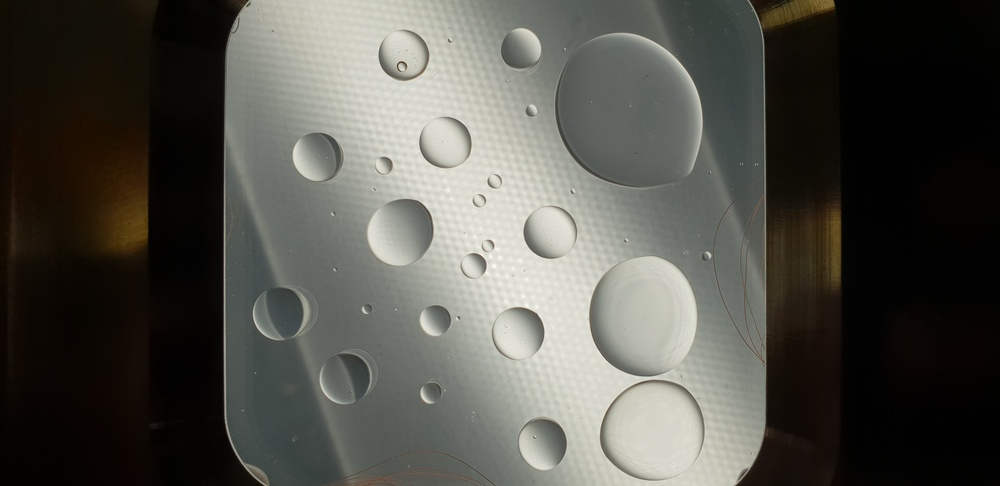
%> input picture Water Drop Detection/20190205_131506.jpg, 1000 x 486 px, shrunk from 4032 x 1960 before the run
$ octave droplet.m   (GNU Octave 9; MATLAB toolbox functions it lacks are replaced by stand-ins)
%> lines starting %> are read from the running program, lines starting %| are printed output that depends on the picture; in (x1, y1, x2, y2) boxes, pixels count from 0 and x2, y2 are one past the last pixel; in counts of white or black regions, pixels touching at a corner belong together; the program's own positions count from 1
close all;
clear all;

%read image - place images and code file the same folder
img = (imread('20190205_131506.jpg'));
%> img is the input picture: size 486x1000x3 uint8; mean R, G, B 82.6, 82.2, 75.6


%convert colored image to grayscale
img_gray = rgb2gray(img);

figure, imshow(img_gray);

%Filter image for easier edge detection
img_filter = img_gray;

%Edge detection - sharp edges in image are detected
[~, threshold] = edge(img_filter, 'canny');
%> threshold = [0.0945 0.236]
fudgeFactor = 2.0;
img_edge = edge(img_filter, 'canny', threshold * fudgeFactor);
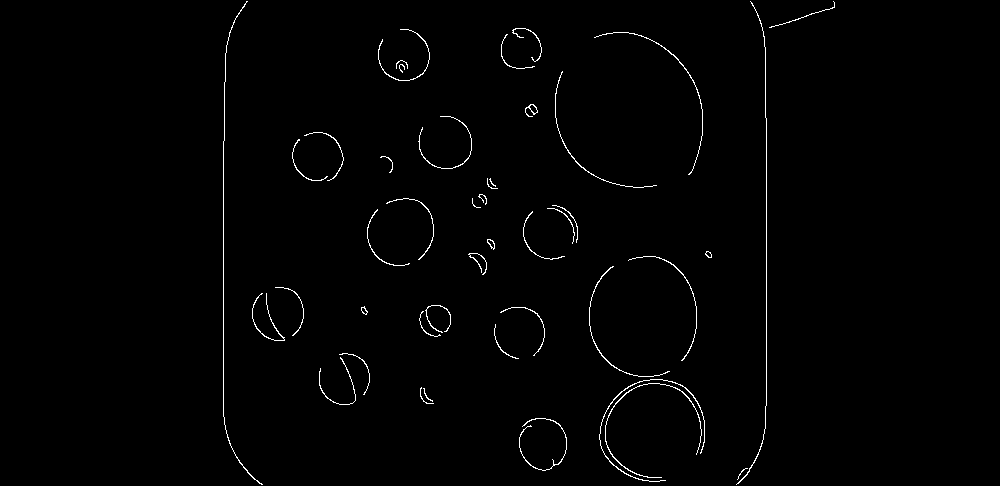
%> img_edge: size 486x1000 logical; 1% white in thin lines or dots, all inside (x1, y1, x2, y2) = (223, 1, 835, 485)
figure, imshow(img_edge), title('edge detection')


%create structuring element for filtering process
se_disk = strel('disk',10);

%Dilate image to make the droplet edges complete without a break, its like
%filing a pot-hole on the road with sand

img_dilated = imdilate(img_edge, se_disk);
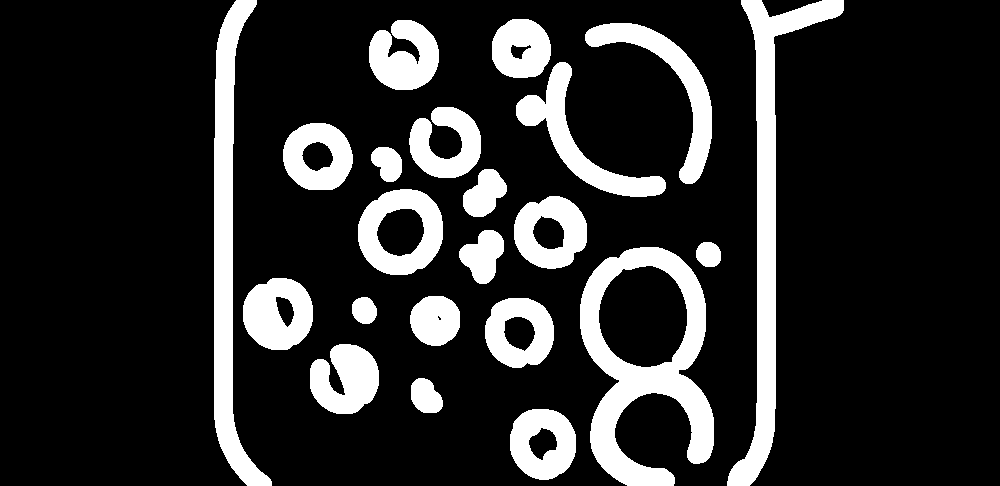
%> img_dilated: size 486x1000 logical; 17.3% white; 22 white regions, largest, box (x1, y1, x2, y2) and area: (580, 247, 714, 486) 13075, (727, 0, 844, 486) 11093, (214, 0, 272, 486) 9701
figure, imshow(img_dilated), title('dilate')


% Remove stuff touching the image border and fill complete objects
img_clearborder = imclearborder(img_dilated, 4);
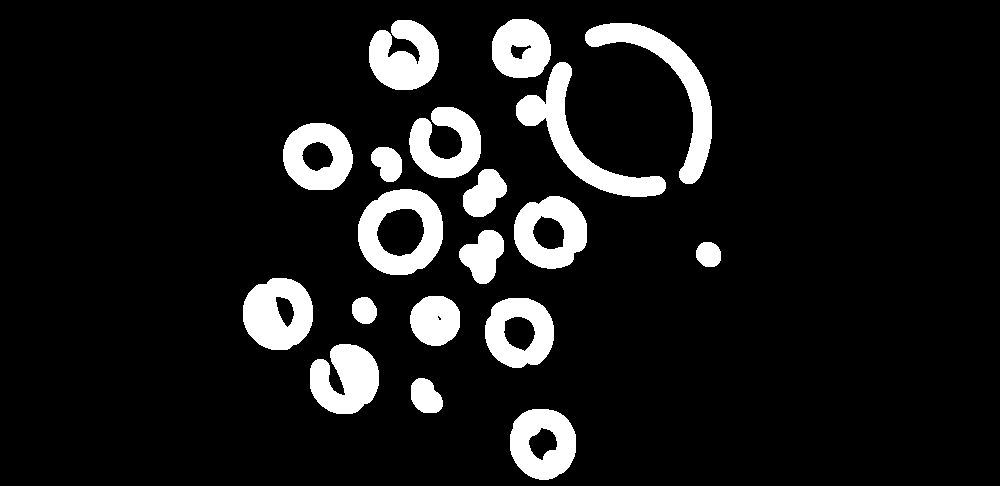
%> img_clearborder: size 486x1000 logical; 10.4% white; 19 white regions, largest, box (x1, y1, x2, y2) and area: (516, 62, 666, 197) 4685, (585, 23, 712, 184) 4577, (358, 189, 443, 275) 4139

%all the connected rings/edges detected in above step are filled
img_fill = imfill(img_clearborder, 'holes');
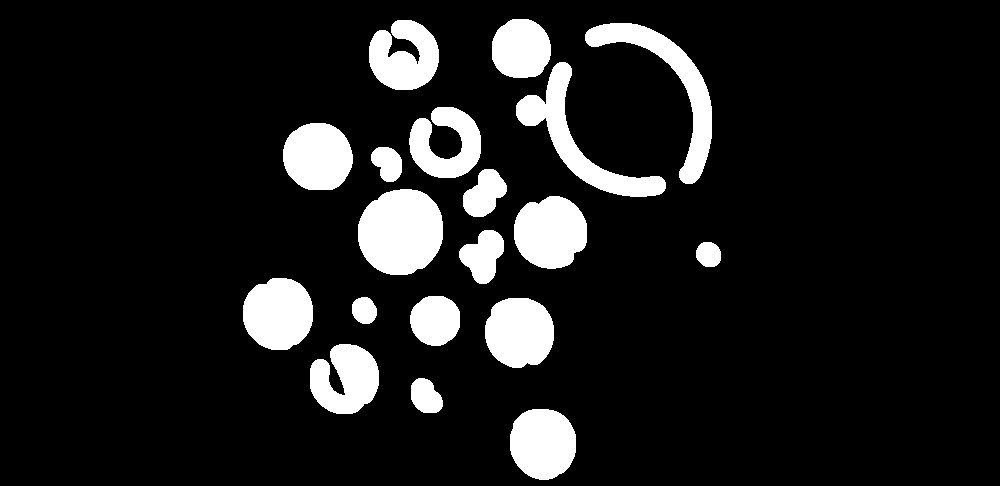
%> img_fill: size 486x1000 logical; 11.4% white; 19 white regions, largest, box (x1, y1, x2, y2) and area: (358, 189, 443, 275) 5846, (516, 62, 666, 197) 4685, (585, 23, 712, 184) 4577
figure, imshow(img_fill), title('fill holes')

% Erode image to make a clear cut between objects, two different droplets
se_diamond = strel('diamond',10);
img_erode = imerode(img_fill,se_diamond);
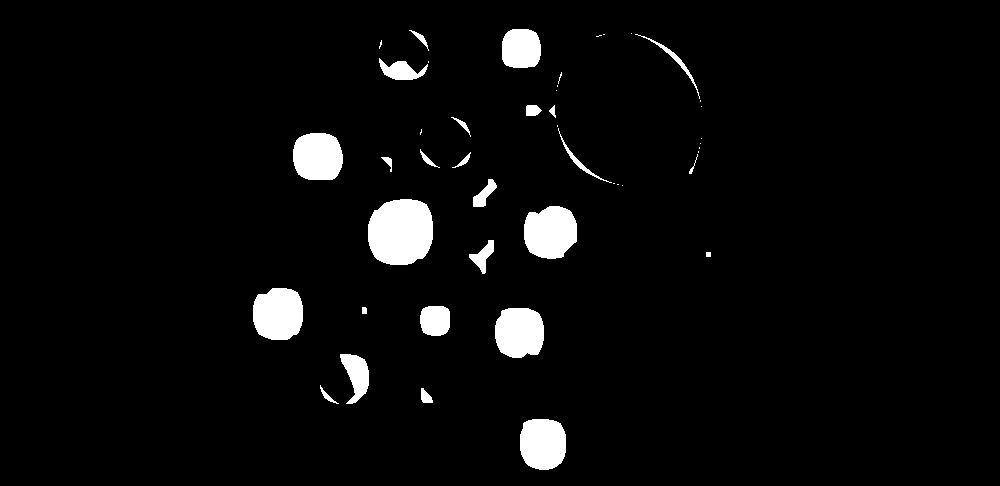
%> img_erode: size 486x1000 logical; 4.1% white; 45 white regions (19 under 20 px), largest, box (x1, y1, x2, y2) and area: (368, 199, 433, 265) 3596, (524, 206, 577, 259) 2269, (253, 288, 303, 340) 2198
for k=1:3
    img_erode = imerode(img_erode,se_diamond);
end
%> this loop made 3 passes
%> pass 1, `img_erode = imerode(img_erode,se_diamond);`:
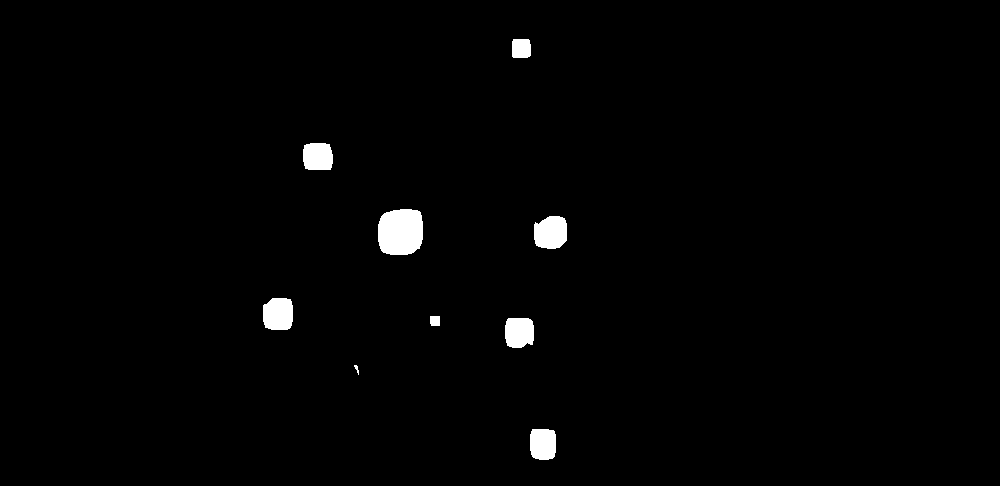
%> img_erode: size 486x1000 logical; 1.3% white; 9 white regions, largest, box (x1, y1, x2, y2) and area: (378, 209, 423, 255) 1834, (534, 216, 567, 249) 928, (263, 298, 293, 330) 868
%> pass 3, `img_erode = imerode(img_erode,se_diamond);`:
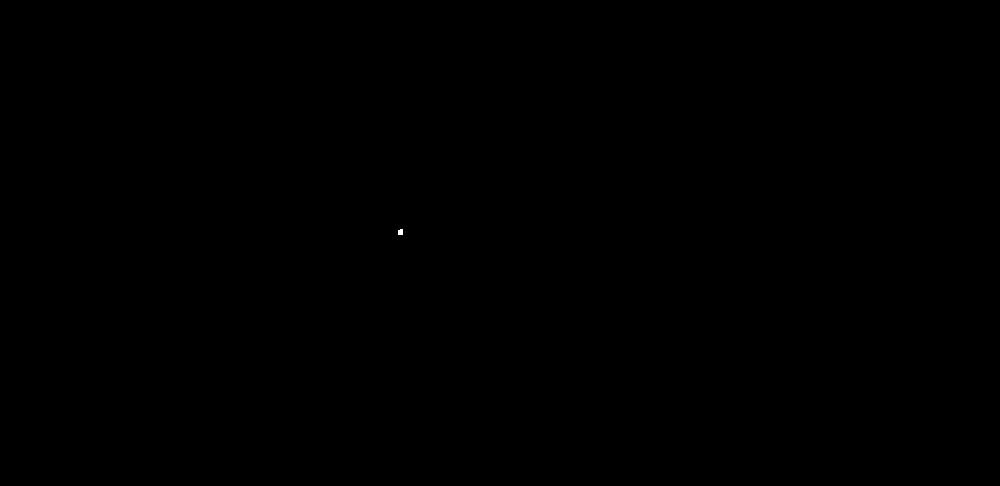
%> img_erode: size 486x1000 logical; 0.01% white; 1 white region, box (x1, y1, x2, y2) and area: (398, 229, 403, 235) 28

%noisy objects corresponding to noise are removed
img_nosmall = bwareaopen(img_erode,200); % Remove small objects (noise)
%> img_nosmall: size 486x1000 logical; every value is 0
figure, imshow(img_nosmall), title('erode')

[B, L] = bwboundaries(img_nosmall);
%> L: size 486x1000 double; every value is 0
%> B = {}
figure, imshow(label2rgb(L, @jet, [.5 .5 .5])), title('boundaries')

hold on
for k = 1:length(B)
  boundary = B{k};
  plot(boundary(:,2), boundary(:,1), 'w', 'LineWidth', 2)
end
%> this loop made 0 passes

%Area and centroid are retrieved using region props function
stats = regionprops(L,img(:,:,1),...
    'Area','Centroid','Orientation','EquivDiameter','Image','BoundingBox');
%> stats = 0 regions


%printing area of drop
 for k = 1:length(B)
     boundary = B{k};

     area = stats(k).Area;
     area_string = sprintf('%2.2f',stats(k).Area);
     centroid = stats(k).Centroid;
     plot(centroid(1),centroid(2),'ko');

     text(boundary(1,2)-35,boundary(1,1)+13,area_string,'Color','y','FontSize',10,'FontWeight','bold');
     %text(area,'Color','y','FontSize',14,'FontWeight','bold');
 end

$ run again, with Water Drop Detection/20190205_131428.jpg copied over Water Drop Detection/20190205_131506.jpg
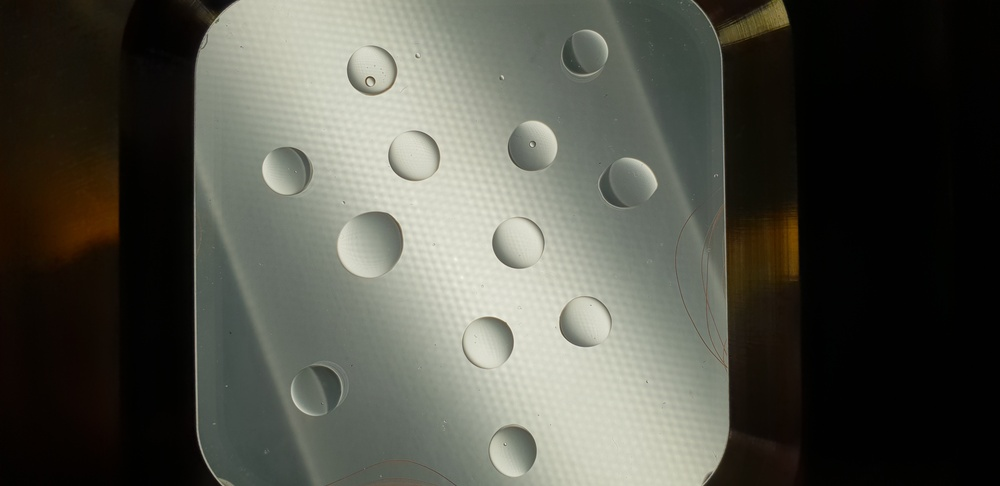
%> input picture Water Drop Detection/20190205_131428.jpg, 1000 x 486 px, shrunk from 4032 x 1960 before the run
%> img is the input picture: size 486x1000x3 uint8; mean R, G, B 81.7, 82.3, 73.4
%> threshold = [0.0977 0.244]
%> `img_edge = edge(img_filter, 'canny', threshold * fudgeFactor);`:
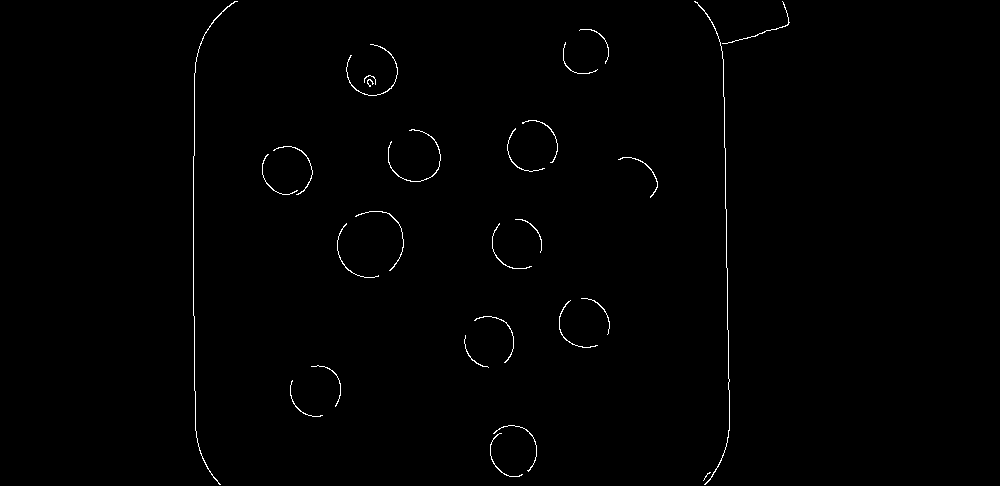
%> img_edge: size 486x1000 logical; 0.63% white in thin lines or dots, all inside (x1, y1, x2, y2) = (193, 1, 790, 485)
%> img_dilated: size 486x1000 logical; 11.8% white; 14 white regions, largest, box (x1, y1, x2, y2) and area: (685, 0, 799, 486) 11481, (184, 0, 247, 486) 9780, (328, 202, 413, 287) 4090
%> img_clearborder: size 486x1000 logical; 6.8% white; 11 white regions, largest, box (x1, y1, x2, y2) and area: (328, 202, 413, 287) 4090, (337, 35, 407, 105) 3411, (498, 111, 567, 181) 3125
%> img_fill: size 486x1000 logical; 8% white; 11 white regions, largest, box (x1, y1, x2, y2) and area: (328, 202, 413, 287) 5766, (498, 111, 567, 181) 3825, (550, 289, 619, 357) 3760
%> the loop `for k=1:3` made 3 passes
%> pass 1, `img_erode = imerode(img_erode,se_diamond);`:
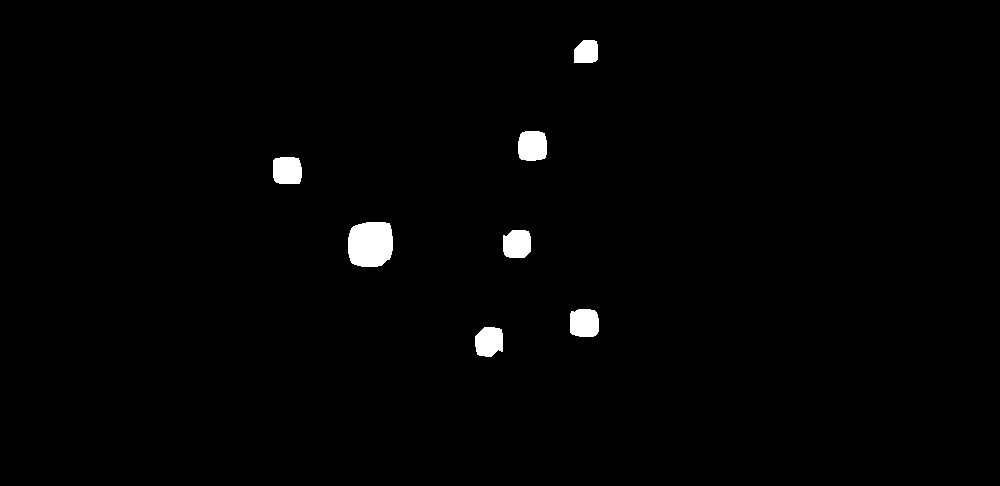
%> img_erode: size 486x1000 logical; 1.2% white; 7 white regions, largest, box (x1, y1, x2, y2) and area: (348, 222, 393, 267) 1793, (518, 131, 547, 161) 787, (570, 309, 599, 337) 743
%> img_nosmall: size 486x1000 logical; every value is 0
%> L: size 486x1000 double; every value is 0
%> B = {}
%> stats = 0 regions

$ run again, with Water Drop Detection/1.jpg copied over Water Drop Detection/20190205_131506.jpg
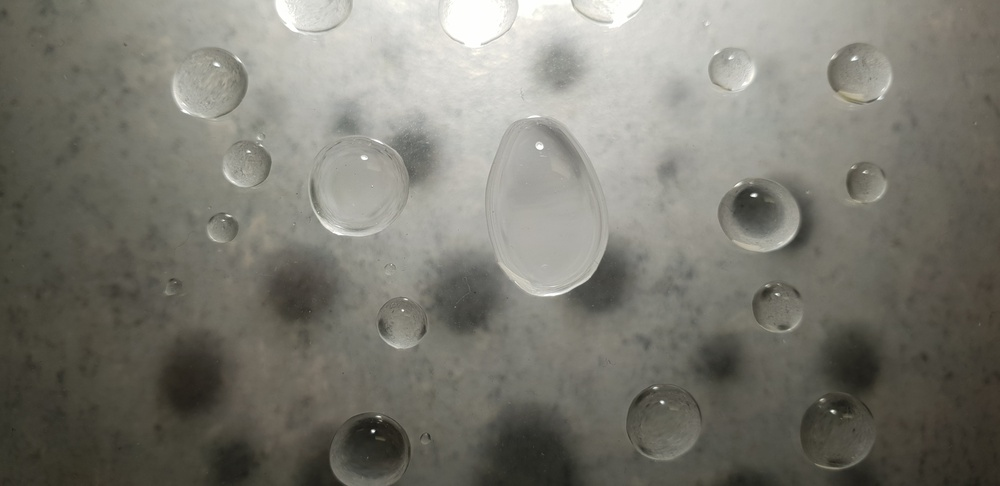
%> input picture Water Drop Detection/1.jpg, 1000 x 486 px, shrunk from 4032 x 1960 before the run
%> img is the input picture: size 486x1000x3 uint8; mean R, G, B 123.1, 121.7, 112.8
%> threshold = [0.0523 0.131]
%> `img_edge = edge(img_filter, 'canny', threshold * fudgeFactor);`:
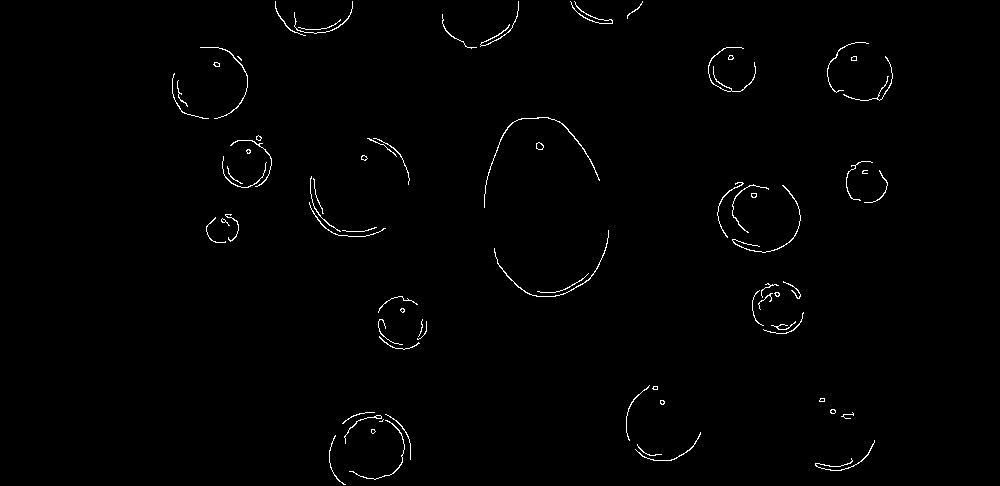
%> img_edge: size 486x1000 logical; 0.91% white in thin lines or dots, all inside (x1, y1, x2, y2) = (172, 1, 893, 485)
%> img_dilated: size 486x1000 logical; 14% white; 21 white regions, largest, box (x1, y1, x2, y2) and area: (708, 173, 810, 262) 5811, (320, 403, 420, 486) 5640, (163, 38, 257, 128) 4764
%> img_clearborder: size 486x1000 logical; 11.3% white; 17 white regions, largest, box (x1, y1, x2, y2) and area: (708, 173, 810, 262) 5811, (163, 38, 257, 128) 4764, (475, 108, 609, 217) 4496
%> img_fill: size 486x1000 logical; 11.8% white; 17 white regions, largest, box (x1, y1, x2, y2) and area: (708, 173, 810, 262) 7162, (163, 38, 257, 128) 4764, (475, 108, 609, 217) 4496
%> the loop `for k=1:3` made 3 passes
%> pass 1, `img_erode = imerode(img_erode,se_diamond);`:
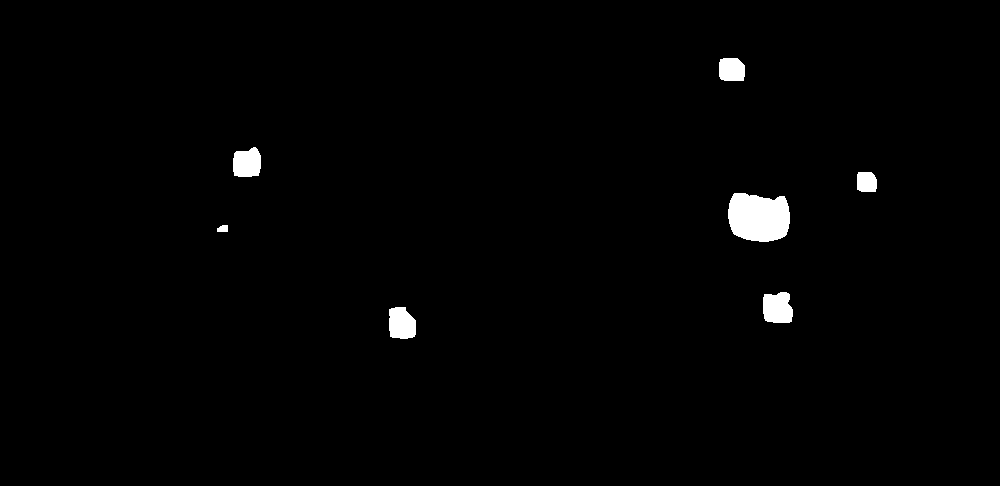
%> img_erode: size 486x1000 logical; 1.2% white; 7 white regions, largest, box (x1, y1, x2, y2) and area: (728, 193, 790, 242) 2538, (763, 292, 793, 323) 802, (389, 307, 416, 339) 736
%> img_nosmall: size 486x1000 logical; every value is 0
%> L: size 486x1000 double; every value is 0
%> B = {}
%> stats = 0 regions
